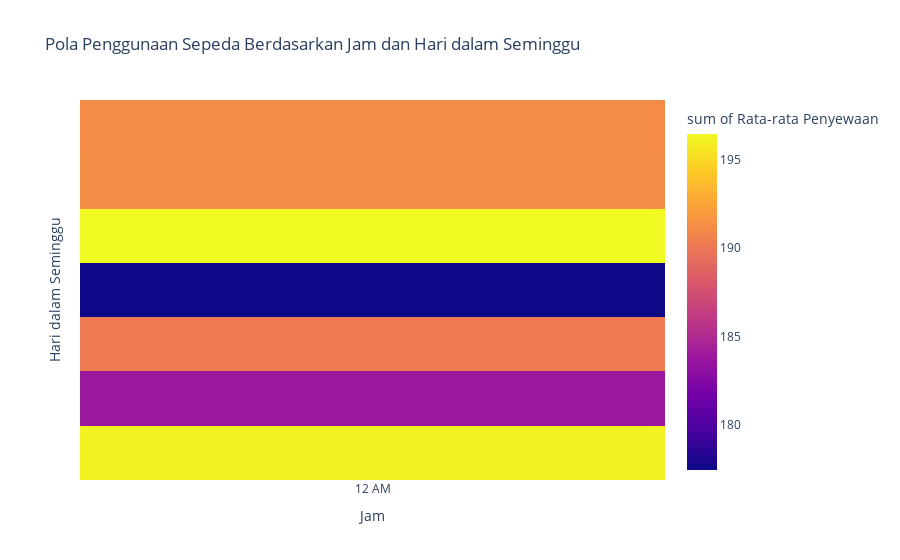

Notebook code cell kept with this figure:
### Markdown cell above
## **4.b Visualisasi Mengidentifikasi pola penggunaan sepeda berdasarkan hari dalam seminggu dan jam**

### Code cell
# Menambahkan kolom weekday_name untuk menunjukkan nama hari dalam seminggu
hour_df['weekday_name'] = hour_df['dteday'].dt.day_name()

# Mengelompokkan data berdasarkan weekday_name dan hour untuk menghitung rata-rata penyewaan
hourly_usage = hour_df.groupby(['weekday_name', 'hour'])['cnt'].mean().reset_index()

# Membuat heatmap menggunakan Plotly untuk visualisasi yang lebih baik
import plotly.express as px

# Membuat heatmap plot
fig = px.density_heatmap(hourly_usage, x="hour", y="weekday_name", z="cnt",
                         labels={'hour': 'Jam', 'weekday_name': 'Hari dalam Seminggu', 'cnt': 'Rata-rata Penyewaan'},
                         title='Pola Penggunaan Sepeda Berdasarkan Jam dan Hari dalam Seminggu')

# Memperbarui layout agar lebih jelas
fig.update_layout(
    xaxis=dict(tickmode='array', tickvals=list(range(0, 24)), ticktext=['12 AM', '1 AM', '2 AM', '3 AM', '4 AM', '5 AM', '6 AM', '7 AM', '8 AM', '9 AM', '10 AM', '11 AM', '12 PM', '1 PM', '2 PM', '3 PM', '4 PM', '5 PM', '6 PM', '7 PM', '8 PM', '9 PM', '10 PM', '11 PM']),
    yaxis=dict(tickmode='array', tickvals=['Senin', 'Selasa', 'Rabu', 'Kamis', 'Jumat', 'Sabtu', 'Minggu']),
    template='plotly_white'
)

# Menampilkan grafik
fig.show()

### Figure 1 — Plotly figure (JSON) as saved in the notebook; plotly's stock layout.template omitted (floating-point values rounded to 4 significant figures)
{"data": [{"coloraxis": "coloraxis", "histfunc": "sum", "hovertemplate": "Jam=%{x}<br>Hari dalam Seminggu=%{y}<br>sum of Rata-rata Penyewaan=%{z}<extra></extra>", "name": "", "type": "histogram2d", "x": [0, 0, 0, 0, 0, 0, 0], "xaxis": "x", "xbingroup": "x", "y": ["Friday", "Monday", "Saturday", "Sunday", "Thursday", "Tuesday", "Wednesday"], "yaxis": "y", "ybingroup": "y", "z": [196.1, 183.7, 190.2, 177.5, 196.4, 191.2, 191.1]}], "layout": {"coloraxis": {"colorbar": {"title": {"text": "sum of Rata-rata Penyewaan"}}, "colorscale": [[0, "#0d0887"], [0.1111, "#46039f"], [0.2222, "#7201a8"], [0.3333, "#9c179e"], [0.4444, "#bd3786"], [0.5556, "#d8576b"], [0.6667, "#ed7953"], [0.7778, "#fb9f3a"], [0.8889, "#fdca26"], [1, "#f0f921"]]}, "legend": {"tracegroupgap": 0}, "title": {"text": "Pola Penggunaan Sepeda Berdasarkan Jam dan Hari dalam Seminggu"}, "xaxis": {"anchor": "y", "domain": [0, 1], "tickmode": "array", "ticktext": ["12 AM", "1 AM", "2 AM", "3 AM", "4 AM", "5 AM", "6 AM", "7 AM", "8 AM", "9 AM", "10 AM", "11 AM", "12 PM", "1 PM", "2 PM", "3 PM", "4 PM", "5 PM", "6 PM", "7 PM", "8 PM", "9 PM", "10 PM", "11 PM"], "tickvals": [0, 1, 2, 3, 4, 5, 6, 7, 8, 9, 10, 11, 12, 13, 14, 15, 16, 17, 18, 19, 20, 21, 22, 23], "title": {"text": "Jam"}}, "yaxis": {"anchor": "x", "domain": [0, 1], "tickmode": "array", "tickvals": ["Senin", "Selasa", "Rabu", "Kamis", "Jumat", "Sabtu", "Minggu"], "title": {"text": "Hari dalam Seminggu"}}}}
